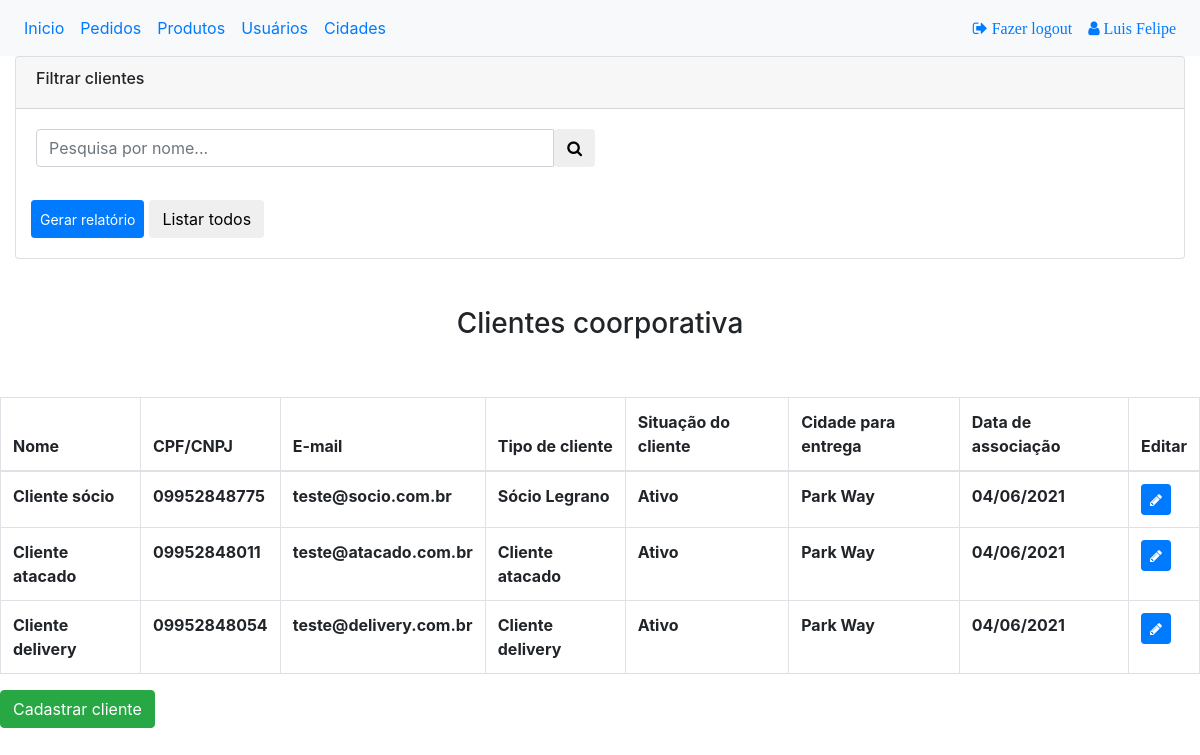
Page /adm/usuario.php (signed in) on the committed database.
### tables this page shows
create table cliente (
idCliente int auto_increment not null primary key,
nomeCliente varchar(255),
cpf_cnpj varchar(16) unique,
emailCliente varchar(255),
senhaCliente varchar(255)  default '12345',
ativo boolean default 1, 
telefoneCliente varchar(255),
dataCadastro timestamp,
primeiroAcesso boolean default 1,
tipoCliente int,
enderecoCliente varchar(200),
cidade int,
foreign key(cidade) references cidade (idCidade) ON update cascade on delete restrict,

foreign key(tipoCliente) references tipoCliente (idTipoCliente) ON update cascade on delete restrict

    );

create table tipoCliente(
        idTipoCliente int auto_increment not null primary key,
        nomeTipoCliente varchar(255)
    );

create table cidade(
      idCidade int auto_increment not null primary key,
      estado int,
      nomeCidade varchar(50),
      precoFrete float,
      entrega boolean default 0
  );

### adm/usuario.php (the view, shortened to what this page needs)
<?php
include '../BD/.conecta.php';
mysqli_set_charset($conn, 'utf8');
$pagina = (isset($_GET['pagina'])) ? $_GET['pagina'] : 1;
$pesquisaUsuarios = "SELECT nomeCliente from cliente u order by u.nomeCliente";
$quantidade_pg = 20;
$incio = ($quantidade_pg * $pagina) - $quantidade_pg;
if (!isset($_POST['termo'])) {
    $pesquisaUsuarios = "select
    idCliente,
    nomeCliente,
    cpf_cnpj,
    emailCliente,
    ativo ,
    enderecoCliente,
    telefoneCliente,
    dataCadastro,
    nomeCidade,
    nomeTipoCliente
    from
    cliente cl inner join cidade ci on cl.cidade = ci.idCidade inner join tipoCliente t on cl.tipoCliente = t.idTipoCliente limit $incio, $quantidade_pg";
}
$resultadoUsuarios = mysqli_query($conn, $pesquisaUsuarios);
?>
<!DOCTYPE html>
<html lang="pt-br">
<head>
    <link rel="stylesheet" href="https://cdnjs.cloudflare.com/ajax/libs/font-awesome/4.7.0/css/font-awesome.min.css">
    <link rel="stylesheet" href="https://stackpath.bootstrapcdn.com/bootstrap/4.1.3/css/bootstrap.min.css">
</head>
<body>
    <nav class="navbar navbar-expand-sm bg-light">
        <ul class="navbar-nav">
            <li class="nav-item">
                <a class="nav-link" href="home.php">Inicio</a>
            </li>
            <li class="nav-item">
                <a class="nav-link" href="pedido.php">Pedidos</a>
            </li>
            <li class="nav-item">
                <a class="nav-link" href="produto.php">Produtos</a>
            </li>
            <li class="nav-item">
                <a class="nav-link" href="usuario.php">Usuários</a>
            </li>
            <li class="nav-item">
                <a class="nav-link" href="cidades.php">Cidades</a>
            </li>
        </ul>
        <ul class="navbar-nav ml-auto">
            <li class="nav-item">
                <a class="nav-link" href="../sair.php">
                    <i class="fa fa-sign-out"> Fazer logout</i>
                </a>
            </li>
            <li class="nav-item">
                <a class="nav-link" href="#">
                    <i class="fa fa-user"> <?php echo $_SESSION["nomeAdministrador"] ?></i>
                </a>
            </li>
        </ul>
    </nav>
    <div class="col-sm-12">
        <div class="card">
            <article class="card-group-item">
                <header class="card-header">
                    <h6 class="title">Filtrar clientes </h6>
                </header>
                <div class="filter-content">
                    <div class="card-body">
                        <div class="form-row">
                            <div class="form-group col-md-6">
                                <form method="POST" action="usuario.php" class="search nav-form">
                                    <div class="input-group input-search">
                                        <input type="text" class="form-control" name="termo" id="q" placeholder="Pesquisa por nome...">
                                        <span class="input-group-btn">
                                            <button class="btn btn-default" type="submit"><i class="fa fa-search"></i></button>
                                        </span>
                                    </div>
                                </form>
                            </div>
                            <div class="form-group col-md-12 text-right">
                            </div>
                            <button type="submit" class="btn btn-primary btn-sm">Gerar relatório </button>
                            <form method="POST" action="usuario.php" class="col-md-6 search nav-form">
                                <div class="input-group input-search">
                                    <span class="input-group-btn">
                                        <button class="btn btn-default" type="submit"> Listar todos</button>
                                    </span>
                                </div>
                            </form>
                        </div>
                    </div>
                </div>
            </article>
        </div>
    </div>
    <br><br>
    <h3 class="text-center"> Clientes coorporativa </h3>
    <br><br>
    <table class="table table-bordered">
        <thead>
            <tr>
                <th>Nome</th>
                <th>CPF/CNPJ</th>
                <th>E-mail</th>
                <th>Tipo de cliente</th>
                <th>Situação do cliente</th>
                <th> Cidade para entrega </th>
                <th>Data de associação</th>
                <th>Editar</th>
            </tr>
        </thead>
        <tbody>
            <?php
            while ($row = mysqli_fetch_assoc($resultadoUsuarios)) { ?>
                <tr>
                    <th> <?php echo $row["nomeCliente"] ?> </th>
                    <th> <?php echo $row["cpf_cnpj"] ?> </th>
                    <th> <?php echo $row["emailCliente"] ?> </th>
                    <th><?php echo $row["nomeTipoCliente"] ?></th>
                    <?php if ($row["ativo"] == 1) { ?>
                        <th> Ativo</th>
                    <?php } else { ?>
                        <th> Inativo</th>
                    <?php } ?>
                    <th> <?php echo $row["nomeCidade"] ?> </th>
                    <th>
                        <?php echo date('d/m/Y', strtotime($row["dataCadastro"])); ?>
                    </th>
                    <th>
                        <a href="#edicao<?php echo $row["idCliente"] ?>" data-toggle="modal"><button type='button' class='btn btn-primary btn-sm'><i class="fa fa-pencil"></i> </button></a>
                    </th>
                <?php } ?>
                </tr>
        </tbody>
    </table>
    <a href="#cadastro" data-toggle="modal"><button type='button' class='btn btn-success'>Cadastrar cliente</button></a>
</body>
</html>

### rows in the picture
cliente: nomeCliente "Cliente sócio", cpf_cnpj "09952848775", emailCliente "teste@socio.com.br", tipoCliente.nomeTipoCliente "Sócio Legrano", ativo "Ativo", cidade.nomeCidade "Park Way", dataCadastro "04/06/2021"
cliente: nomeCliente "Cliente atacado", cpf_cnpj "09952848011", emailCliente "teste@atacado.com.br", tipoCliente.nomeTipoCliente "Cliente atacado", ativo "Ativo", cidade.nomeCidade "Park Way", dataCadastro "04/06/2021"
cliente: nomeCliente "Cliente delivery", cpf_cnpj "09952848054", emailCliente "teste@delivery.com.br", tipoCliente.nomeTipoCliente "Cliente delivery", ativo "Ativo", cidade.nomeCidade "Park Way", dataCadastro "04/06/2021"

### other values in the picture
$_SESSION["nomeAdministrador"] "Luis Felipe"
